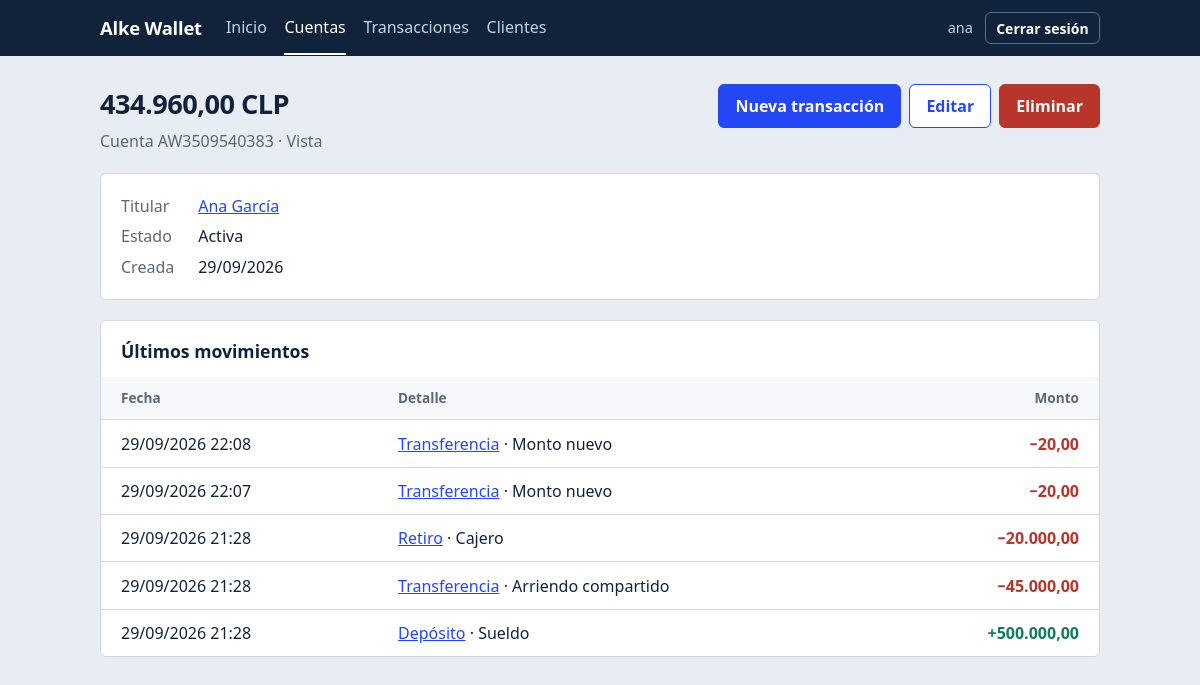
The app's page /cuentas/1/ (signed in) with its own data.
### gestion/models.py (models this page shows, shortened)
class Cuenta(models.Model):
    class Tipo(models.TextChoices):
        AHORRO = "AHORRO", "Ahorro"
        CORRIENTE = "CORRIENTE", "Corriente"
        VISTA = "VISTA", "Vista"
    class Moneda(models.TextChoices):
        CLP = "CLP", "Peso chileno (CLP)"
        USD = "USD", "Dólar (USD)"
    cliente = models.ForeignKey(
        Cliente, on_delete=models.PROTECT, related_name="cuentas"
    )
    numero = models.CharField(max_length=20, unique=True, editable=False)
    tipo = models.CharField(max_length=10, choices=Tipo.choices, default=Tipo.VISTA)
    moneda = models.CharField(
        max_length=3, choices=Moneda.choices, default=Moneda.CLP
    )
    saldo = models.DecimalField(
        max_digits=14,
        decimal_places=2,
        default=Decimal("0.00"),
        editable=False,  # solo cambia mediante transacciones (ver services.py)
        validators=[MinValueValidator(Decimal("0.00"))],
    )
    activa = models.BooleanField(default=True)
    creada = models.DateTimeField(auto_now_add=True)
    class Meta:
        ordering = ["cliente__nombre", "numero"]
        constraints = [
            models.CheckConstraint(
                condition=Q(saldo__gte=0), name="cuenta_saldo_no_negativo"
            )
        ]
    def movimientos(self):
        return Transaccion.objects.filter(
            Q(cuenta_origen=self) | Q(cuenta_destino=self)
        ).select_related(
            "cuenta_origen__cliente", "cuenta_destino__cliente"
        )

class Cliente(models.Model):
    usuario = models.OneToOneField(
        settings.AUTH_USER_MODEL,
        on_delete=models.SET_NULL,
        null=True,
        blank=True,
        related_name="cliente",
    )
    nombre = models.CharField(max_length=100)
    email = models.EmailField(unique=True)
    telefono = models.CharField(
        max_length=20, blank=True, null=True, validators=[validador_telefono]
    )
    favoritos = models.ManyToManyField(
        "self", symmetrical=False, blank=True, related_name="favorito_de"
    )
    fecha_registro = models.DateTimeField(auto_now_add=True)
    class Meta:
        ordering = ["nombre"]
    def __str__(self):
        return self.nombre
    def get_absolute_url(self):
        return reverse("gestion:cliente_detalle", args=[self.pk])

class Transaccion(models.Model):
    class Tipo(models.TextChoices):
        DEPOSITO = "DEPOSITO", "Depósito"
        RETIRO = "RETIRO", "Retiro"
        TRANSFERENCIA = "TRANSFERENCIA", "Transferencia"
    tipo = models.CharField(max_length=15, choices=Tipo.choices)
    cuenta_origen = models.ForeignKey(
        Cuenta,
        on_delete=models.PROTECT,
        null=True,
        blank=True,
        related_name="salidas",
    )
    cuenta_destino = models.ForeignKey(
        Cuenta,
        on_delete=models.PROTECT,
        null=True,
        blank=True,
        related_name="entradas",
    )
    monto = models.DecimalField(
        max_digits=14,
        decimal_places=2,
        validators=[MinValueValidator(Decimal("0.01"))],
    )
    descripcion = models.CharField(max_length=200, blank=True)
    fecha = models.DateTimeField(auto_now_add=True)
    class Meta:
        ordering = ["-fecha", "-id"]
        verbose_name = "transacción"
        verbose_name_plural = "transacciones"
        constraints = [
            models.CheckConstraint(
                condition=Q(monto__gt=0), name="transaccion_monto_positivo"
            )
        ]
    def get_absolute_url(self):
        return reverse("gestion:transaccion_detalle", args=[self.pk])

### gestion/views.py (the view)
# urls.py: path("cuentas/<int:pk>/", views.CuentaDetailView.as_view(), name="cuenta_detalle"),
class CuentaDetailView(LoginRequiredMixin, DetailView):
    template_name = "gestion/cuenta_detail.html"
    context_object_name = "cuenta"
    def get_queryset(self):
        return consultas.cuentas_visibles(self.request.user)
    def get_context_data(self, **kwargs):
        ctx = super().get_context_data(**kwargs)
        ctx["movimientos"] = self.object.movimientos()[:20]
        return ctx

### gestion/consultas.py (called while the page is built)
def cuentas_visibles(user):
    qs = Cuenta.objects.select_related("cliente")
    return qs if user.is_staff else qs.filter(cliente__usuario=user)

### templates/gestion/cuenta_detail.html (shortened to what this page needs)
{% extends "base.html" %}
{% block contenido %}
<div class="cabecera">
  <div><h1 class="num">{{ cuenta.saldo|floatformat:"2g" }} {{ cuenta.moneda }}</h1><p class="sub">Cuenta {{ cuenta.numero }} · {{ cuenta.get_tipo_display }}</p></div>
  <div class="acciones">
    <a class="btn" href="{% url 'gestion:transaccion_crear' %}">Nueva transacción</a>
    <a class="btn btn--sec" href="{% url 'gestion:cuenta_editar' cuenta.pk %}">Editar</a>
    <a class="btn btn--peligro" href="{% url 'gestion:cuenta_eliminar' cuenta.pk %}">Eliminar</a>
  </div>
</div>
<div class="panel">
  <dl class="datos">
    <dt>Titular</dt><dd><a href="{{ cuenta.cliente.get_absolute_url }}">{{ cuenta.cliente }}</a></dd>
    <dt>Estado</dt><dd>{% if cuenta.activa %}Activa{% else %}Inactiva{% endif %}</dd>
    <dt>Creada</dt><dd>{{ cuenta.creada|date:"d/m/Y" }}</dd>
  </dl>
</div>
<div class="panel panel--tabla">
  <h2>Últimos movimientos</h2>
  {% if movimientos %}
  <table>
    <thead><tr><th>Fecha</th><th>Detalle</th><th class="der">Monto</th></tr></thead>
    <tbody>{% for m in movimientos %}
      <tr>
        <td>{{ m.fecha|date:"d/m/Y H:i" }}</td>
        <td><a href="{{ m.get_absolute_url }}">{{ m.get_tipo_display }}</a>{% if m.descripcion %} · {{ m.descripcion }}{% endif %}</td>
        <td class="der num">{% if m.cuenta_destino_id == cuenta.pk %}<span class="entra">+{{ m.monto|floatformat:"2g" }}</span>{% else %}<span class="sale">−{{ m.monto|floatformat:"2g" }}</span>{% endif %}</td>
      </tr>
    {% endfor %}</tbody>
  </table>
  {% else %}<p class="vacio">Esta cuenta aún no tiene movimientos.</p>{% endif %}
</div>
{% endblock %}

### templates/base.html (shortened to what this page needs)
{% load static %}<!DOCTYPE html>
<html lang="es">
<head>
  <link rel="stylesheet" href="{% static 'css/alke.css' %}">
</head>
<body>
  <header class="barra">
    <div class="barra__interior">
      <a class="marca" href="{% url 'gestion:inicio' %}">Alke Wallet</a>
      {% if user.is_authenticated %}
      {% with ruta=request.resolver_match.url_name %}
      <nav aria-label="Principal">
        <a href="{% url 'gestion:inicio' %}" {% if ruta == 'inicio' %}aria-current="page"{% endif %}>Inicio</a>
        <a href="{% url 'gestion:cuenta_lista' %}" {% if 'cuenta' in ruta %}aria-current="page"{% endif %}>Cuentas</a>
        <a href="{% url 'gestion:transaccion_lista' %}" {% if 'transaccion' in ruta %}aria-current="page"{% endif %}>Transacciones</a>
        <a href="{% url 'gestion:cliente_lista' %}" {% if 'cliente' in ruta %}aria-current="page"{% endif %}>Clientes</a>
      </nav>
      {% endwith %}
      <div class="barra__usuario">
        <span>{{ user.get_username }}</span>
        <form method="post" action="{% url 'logout' %}">
          <button class="btn btn--chico btn--fantasma" type="submit">Cerrar sesión</button>
        </form>
      </div>
      {% endif %}
    </div>
  </header>
  <main>
    {% block contenido %}{% endblock %}
  </main>
</body>
</html>

### static/css/alke.css (style rules this page uses)
:root { --tinta: #10233a; --lienzo: #e8edf3; --papel: #ffffff; --cobalto: #2447f5; --cobalto-oscuro: #1a35c2; --apagado: #5a6778; --linea: #cfd7e2; --positivo: #0e7f57; --negativo: #b8352b; --aviso: #fff4d6; --radio: 6px; --fuente: ui-sans-serif, "Segoe UI", Roboto, "Helvetica Neue", Arial, sans-serif; }
* { box-sizing: border-box; }
html { font-size: 16px; }
body { margin: 0; font-family: var(--fuente); color: var(--tinta); background: var(--lienzo); line-height: 1.5; }
a { color: var(--cobalto); }
.num { font-variant-numeric: tabular-nums; }
.barra { background: var(--tinta); color: #fff; }
.barra__interior { max-width: 1040px; margin: 0 auto; padding: 0 1.25rem; display: flex; align-items: center; gap: 1.5rem; flex-wrap: wrap; min-height: 56px; }
.marca { font-weight: 700; font-size: 1.15rem; color: #fff; text-decoration: none; letter-spacing: -0.01em; }
.barra nav { display: flex; gap: 1.1rem; flex-wrap: wrap; flex: 1; }
.barra nav a { color: #c6d2e3; text-decoration: none; padding: 0.9rem 0; border-bottom: 2px solid transparent; }
.barra nav a:hover, .barra nav a[aria-current="page"] { color: #fff; border-bottom-color: #fff; }
.barra__usuario { display: flex; align-items: center; gap: 0.75rem; font-size: 0.9rem; color: #c6d2e3; }
.barra__usuario form { margin: 0; }
main { max-width: 1040px; margin: 0 auto; padding: 1.75rem 1.25rem 3rem; }
h1 { font-size: 1.7rem; margin: 0 0 0.25rem; letter-spacing: -0.02em; }
h2 { font-size: 1.1rem; margin: 0 0 0.75rem; }
.sub { color: var(--apagado); margin: 0 0 1.5rem; }
.cabecera { display: flex; justify-content: space-between; align-items: flex-start; gap: 1rem; flex-wrap: wrap; margin-bottom: 1.25rem; }
.cabecera .sub { margin-bottom: 0; }
.panel { background: var(--papel); border: 1px solid var(--linea); border-radius: var(--radio); padding: 1.25rem; margin-bottom: 1.25rem; }
.panel--tabla { padding: 0; overflow-x: auto; }
.panel--tabla h2 { padding: 1.1rem 1.25rem 0; }
table { width: 100%; border-collapse: collapse; }
th, td { text-align: left; padding: 0.7rem 1.25rem; border-bottom: 1px solid var(--linea); vertical-align: middle; }
th { font-weight: 600; color: var(--apagado); font-size: 0.85rem; background: #f6f8fb; }
tbody tr:last-child td { border-bottom: none; }
td.der, th.der { text-align: right; }
.btn { display: inline-block; font: inherit; font-weight: 600; cursor: pointer; text-decoration: none; padding: 0.55rem 1rem; border-radius: var(--radio); border: 1px solid var(--cobalto); background: var(--cobalto); color: #fff; }
.btn--sec { background: var(--papel); color: var(--cobalto); }
.btn--peligro { background: var(--negativo); border-color: var(--negativo); }
.btn--chico { padding: 0.3rem 0.65rem; font-size: 0.875rem; }
.btn--fantasma { background: transparent; color: #fff; border-color: #56708f; }
.acciones { display: flex; gap: 0.5rem; flex-wrap: wrap; }
dl.datos { display: grid; grid-template-columns: max-content 1fr; gap: 0.4rem 1.5rem; margin: 0; }
dl.datos dt { color: var(--apagado); }
dl.datos dd { margin: 0; }
.entra { color: var(--positivo); font-weight: 600; }
.sale { color: var(--negativo); font-weight: 600; }

### records on screen
Cuenta: saldo "434.960,00", moneda "CLP", numero "AW3509540383", tipo "Vista", cliente "Ana García", creada "29/09/2026"
Transaccion: fecha "29/09/2026 22:08", tipo "Transferencia", descripcion "Monto nuevo", monto "20,00"
Transaccion: fecha "29/09/2026 22:07", tipo "Transferencia", descripcion "Monto nuevo", monto "20,00"
Transaccion: fecha "29/09/2026 21:28", tipo "Retiro", descripcion "Cajero", monto "20.000,00"
Transaccion: fecha "29/09/2026 21:28", tipo "Transferencia", descripcion "Arriendo compartido", monto "45.000,00"
Transaccion: fecha "29/09/2026 21:28", tipo "Depósito", descripcion "Sueldo", monto "500.000,00"

### other values on screen
{{ user.get_username }} "ana"
